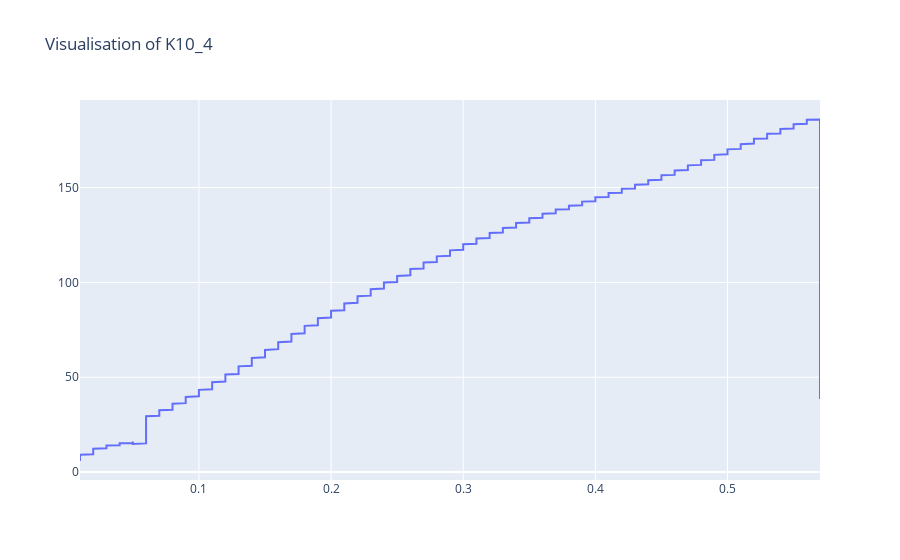

The code cell stored with this chart in its notebook:
### Code cell
###this is bad practice but just to continue
first_number=0.43 - difference_numbers
second_number=1.15 - difference_numbers

filtered_test_df=filtered_test_df[~((filtered_test_df["elongation"]>first_number) & (filtered_test_df["elongation"]<second_number))]
filtered_test_df["elongation"]=np.where(filtered_test_df["elongation"]>=second_number,filtered_test_df["elongation"]-(second_number-first_number),filtered_test_df["elongation"] )
filtered_test_df=visualisation_stress_plot(sample="K10_4",dataframe=filtered_test_df)

### Figure 1 — Plotly figure (JSON) as saved in the notebook; plotly's stock layout.template omitted (floating-point values rounded to 4 significant figures; data arrays with more than 128 entries replaced by an {"elided": "..."} marker saying what was removed)
{"data": [{"name": "force", "type": "scatter", "x": {"elided": "688 float values"}, "y": {"elided": "688 float values"}}], "layout": {"title": {"text": "Visualisation of K10_4"}}}
